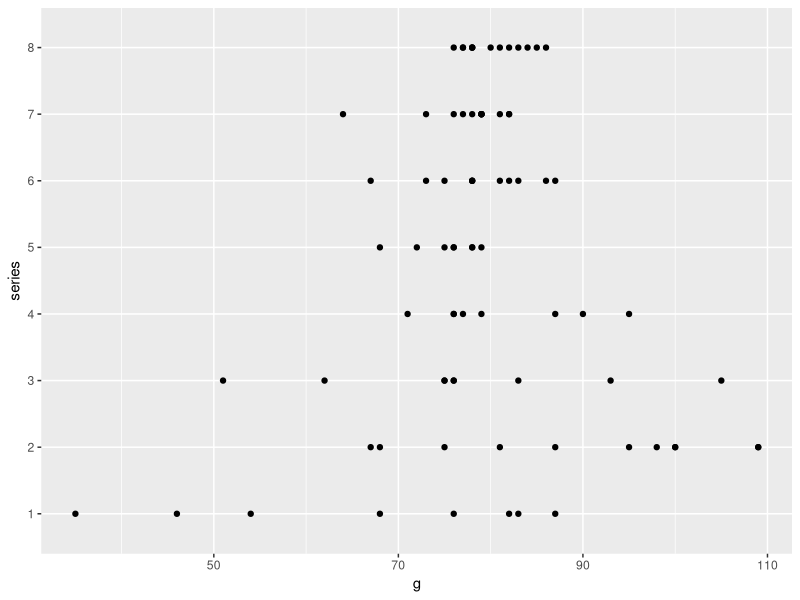
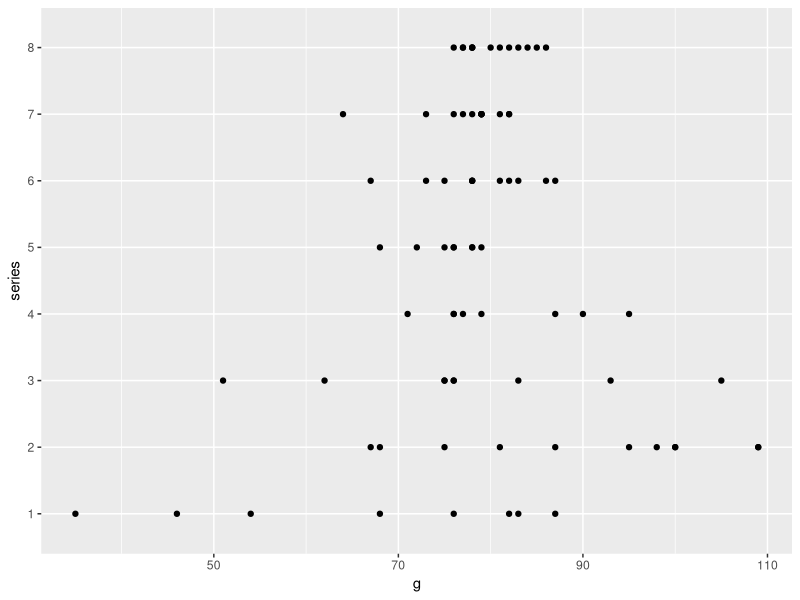

Reproduce these figures in R, in order.
## ---- chunk 1

library(tidyverse)
library(boot)
library(dplyr)


head(gravity)

library(tidyverse)
ggplot(data = gravity) + 
  geom_point(mapping = aes(x = g, y =series))

## ---- chunk 2

library(tidyverse)
ggplot(data = gravity) + 
  geom_point(mapping = aes(x = g, y =series))

